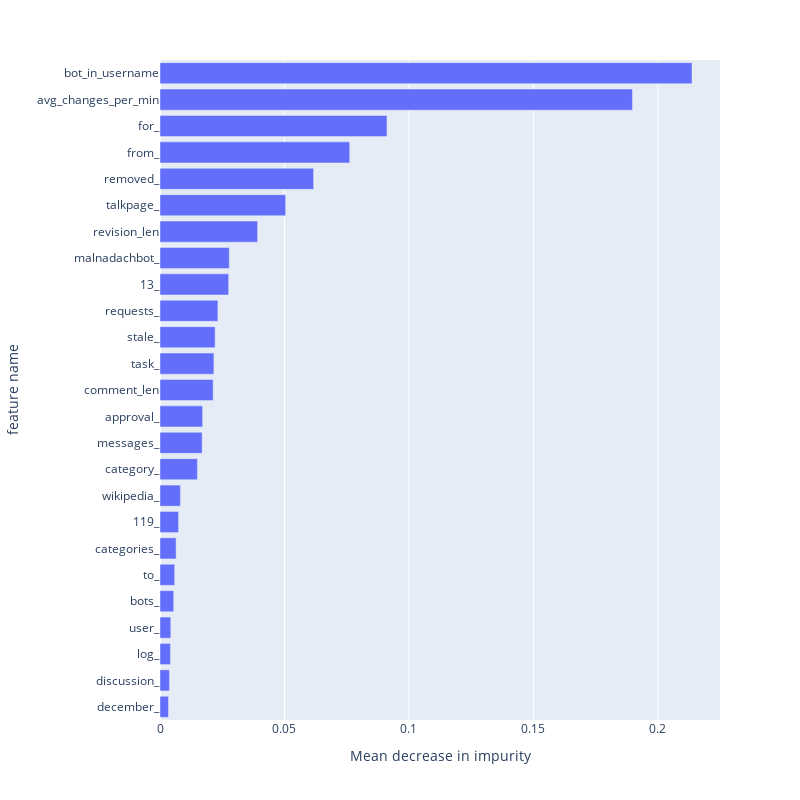

The notebook cell saved with this chart:
### Code cell
fig = px.bar(forest_importances[0:25], x='Mean decrease in impurity', y='feature name',
             orientation='h')
fig.update_layout(barmode='stack', yaxis={'categoryorder':'total ascending'},
                  width=800, height=800)

# fig.update_layout(yaxis=dict(autorange="reversed"))

### Figure 1 — Plotly figure (JSON) as saved in the notebook; plotly's stock layout.template omitted (floating-point values rounded to 4 significant figures)
{"data": [{"alignmentgroup": "True", "hovertemplate": "Mean decrease in impurity=%{x}<br>feature name=%{y}<extra></extra>", "legendgroup": "", "marker": {"color": "#636efa", "pattern": {"shape": ""}}, "name": "", "offsetgroup": "", "orientation": "h", "showlegend": false, "textposition": "auto", "type": "bar", "x": [0.2137, 0.1898, 0.09118, 0.07622, 0.06171, 0.05047, 0.0392, 0.02783, 0.02758, 0.02326, 0.02214, 0.02165, 0.02135, 0.01713, 0.01693, 0.01502, 0.008202, 0.007458, 0.006467, 0.005898, 0.005512, 0.004337, 0.004206, 0.00379, 0.003411], "xaxis": "x", "y": ["bot_in_username", "avg_changes_per_min", "for_", "from_", "removed_", "talkpage_", "revision_len", "malnadachbot_", "13_", "requests_", "stale_", "task_", "comment_len", "approval_", "messages_", "category_", "wikipedia_", "119_", "categories_", "to_", "bots_", "user_", "log_", "discussion_", "december_"], "yaxis": "y"}], "layout": {"barmode": "stack", "height": 800, "legend": {"tracegroupgap": 0}, "margin": {"t": 60}, "width": 800, "xaxis": {"anchor": "y", "domain": [0, 1], "title": {"text": "Mean decrease in impurity"}}, "yaxis": {"anchor": "x", "categoryorder": "total ascending", "domain": [0, 1], "title": {"text": "feature name"}}}}
